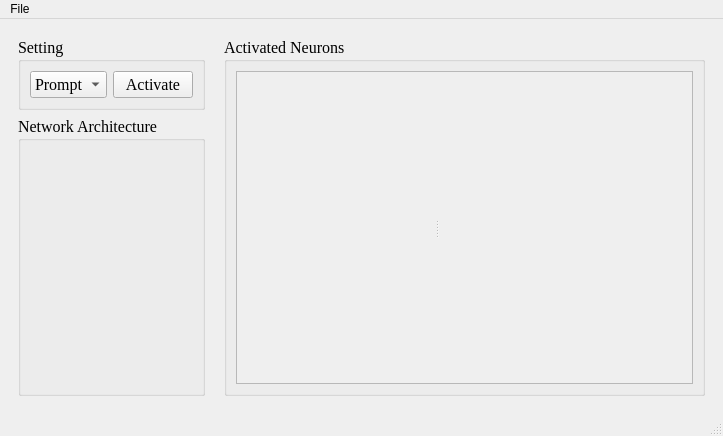
<?xml version="1.0" encoding="UTF-8"?>
<ui version="4.0">
 <class>MainWindow</class>
 <widget class="QMainWindow" name="MainWindow">
  <property name="geometry">
   <rect>
    <x>0</x>
    <y>0</y>
    <width>723</width>
    <height>436</height>
   </rect>
  </property>
  <property name="windowTitle">
   <string>MainWindow</string>
  </property>
  <widget class="QWidget" name="centralwidget">
   <layout class="QHBoxLayout" name="horizontalLayout_2" stretch="1,4">
    <property name="spacing">
     <number>1</number>
    </property>
    <item>
     <widget class="QWidget" name="widget" native="true">
      <property name="sizePolicy">
       <sizepolicy hsizetype="Expanding" vsizetype="Expanding">
        <horstretch>0</horstretch>
        <verstretch>0</verstretch>
       </sizepolicy>
      </property>
      <layout class="QHBoxLayout" name="horizontalLayout_3">
       <item>
        <layout class="QVBoxLayout" name="verticalLayout_2">
         <item>
          <widget class="QGroupBox" name="groupBox">
           <property name="sizePolicy">
            <sizepolicy hsizetype="Expanding" vsizetype="Fixed">
             <horstretch>0</horstretch>
             <verstretch>0</verstretch>
            </sizepolicy>
           </property>
           <property name="font">
            <font>
             <family>Times New Roman</family>
             <pointsize>12</pointsize>
            </font>
           </property>
           <property name="title">
            <string>Setting</string>
           </property>
           <layout class="QHBoxLayout" name="horizontalLayout">
            <item>
             <widget class="QComboBox" name="Combo_Prompt">
              <property name="sizePolicy">
               <sizepolicy hsizetype="Expanding" vsizetype="Fixed">
                <horstretch>0</horstretch>
                <verstretch>0</verstretch>
               </sizepolicy>
              </property>
              <property name="font">
               <font>
                <family>Times New Roman</family>
                <pointsize>12</pointsize>
               </font>
              </property>
              <property name="placeholderText">
               <string/>
              </property>
              <item>
               <property name="text">
                <string>Prompt</string>
               </property>
              </item>
             </widget>
            </item>
            <item>
             <widget class="QPushButton" name="Bnt_Activate">
              <property name="maximumSize">
               <size>
                <width>120</width>
                <height>16777215</height>
               </size>
              </property>
              <property name="font">
               <font>
                <family>Times New Roman</family>
                <pointsize>12</pointsize>
               </font>
              </property>
              <property name="text">
               <string>Activate</string>
              </property>
             </widget>
            </item>
           </layout>
          </widget>
         </item>
         <item>
          <widget class="QGroupBox" name="groupBox_2">
           <property name="sizePolicy">
            <sizepolicy hsizetype="Expanding" vsizetype="Expanding">
             <horstretch>0</horstretch>
             <verstretch>0</verstretch>
            </sizepolicy>
           </property>
           <property name="font">
            <font>
             <family>Times New Roman</family>
             <pointsize>12</pointsize>
            </font>
           </property>
           <property name="title">
            <string>Network Architecture</string>
           </property>
           <layout class="QVBoxLayout" name="verticalLayout">
            <item>
             <widget class="QLabel" name="label">
              <property name="font">
               <font>
                <family>Times New Roman</family>
                <pointsize>12</pointsize>
               </font>
              </property>
              <property name="text">
               <string/>
              </property>
             </widget>
            </item>
           </layout>
          </widget>
         </item>
        </layout>
       </item>
      </layout>
     </widget>
    </item>
    <item>
     <widget class="QWidget" name="widget_2" native="true">
      <layout class="QHBoxLayout" name="horizontalLayout_4">
       <item>
        <widget class="QGroupBox" name="groupBox_3">
         <property name="font">
          <font>
           <family>Times New Roman</family>
           <pointsize>12</pointsize>
          </font>
         </property>
         <property name="title">
          <string>Activated Neurons</string>
         </property>
         <layout class="QHBoxLayout" name="horizontalLayout_5">
          <item>
           <widget class="QScrollArea" name="scrollArea">
            <property name="widgetResizable">
             <bool>true</bool>
            </property>
            <widget class="QWidget" name="scrollAreaWidgetContents">
             <property name="geometry">
              <rect>
               <x>0</x>
               <y>0</y>
               <width>471</width>
               <height>319</height>
              </rect>
             </property>
             <layout class="QGridLayout" name="gridLayout">
              <item row="0" column="0">
               <widget class="QSplitter" name="splitter">
                <property name="orientation">
                 <enum>Qt::Horizontal</enum>
                </property>
                <widget class="QLabel" name="label_2">
                 <property name="text">
                  <string/>
                 </property>
                </widget>
                <widget class="QLabel" name="label_3">
                 <property name="text">
                  <string/>
                 </property>
                </widget>
               </widget>
              </item>
             </layout>
            </widget>
           </widget>
          </item>
         </layout>
        </widget>
       </item>
      </layout>
     </widget>
    </item>
   </layout>
  </widget>
  <widget class="QMenuBar" name="menubar">
   <property name="geometry">
    <rect>
     <x>0</x>
     <y>0</y>
     <width>723</width>
     <height>22</height>
    </rect>
   </property>
   <widget class="QMenu" name="menuFile">
    <property name="title">
     <string>File</string>
    </property>
    <addaction name="actionLoad_Prompt"/>
    <addaction name="actionLoad_Network"/>
    <addaction name="actionLoad_csv_file"/>
   </widget>
   <addaction name="menuFile"/>
  </widget>
  <widget class="QStatusBar" name="statusbar"/>
  <action name="actionLoad_csv_file">
   <property name="text">
    <string>3. Load Neuron</string>
   </property>
  </action>
  <action name="actionLoad_Network">
   <property name="text">
    <string>2. Load Network</string>
   </property>
  </action>
  <action name="actionLoad_Prompt">
   <property name="text">
    <string>1. Load Prompt</string>
   </property>
  </action>
 </widget>
 <resources/>
 <connections/>
</ui>
